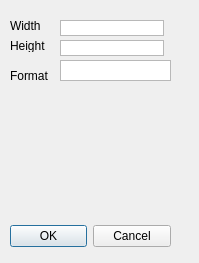
<?xml version="1.0" encoding="UTF-8"?>
<ui version="4.0">
 <class>Dialog</class>
 <widget class="QDialog" name="Dialog">
  <property name="geometry">
   <rect>
    <x>0</x>
    <y>0</y>
    <width>199</width>
    <height>263</height>
   </rect>
  </property>
  <property name="windowTitle">
   <string>Dialog</string>
  </property>
  <widget class="QDialogButtonBox" name="buttonBox">
   <property name="geometry">
    <rect>
     <x>10</x>
     <y>220</y>
     <width>161</width>
     <height>32</height>
    </rect>
   </property>
   <property name="orientation">
    <enum>Qt::Horizontal</enum>
   </property>
   <property name="standardButtons">
    <set>QDialogButtonBox::Cancel|QDialogButtonBox::Ok</set>
   </property>
  </widget>
  <widget class="QLabel" name="label">
   <property name="geometry">
    <rect>
     <x>10</x>
     <y>20</y>
     <width>54</width>
     <height>12</height>
    </rect>
   </property>
   <property name="text">
    <string>Width</string>
   </property>
  </widget>
  <widget class="QTextEdit" name="widthEdit">
   <property name="geometry">
    <rect>
     <x>60</x>
     <y>20</y>
     <width>104</width>
     <height>16</height>
    </rect>
   </property>
   <property name="verticalScrollBarPolicy">
    <enum>Qt::ScrollBarAlwaysOff</enum>
   </property>
   <property name="horizontalScrollBarPolicy">
    <enum>Qt::ScrollBarAlwaysOff</enum>
   </property>
  </widget>
  <widget class="QTextEdit" name="heightEdit">
   <property name="geometry">
    <rect>
     <x>60</x>
     <y>40</y>
     <width>104</width>
     <height>16</height>
    </rect>
   </property>
   <property name="verticalScrollBarPolicy">
    <enum>Qt::ScrollBarAlwaysOff</enum>
   </property>
   <property name="horizontalScrollBarPolicy">
    <enum>Qt::ScrollBarAlwaysOff</enum>
   </property>
  </widget>
  <widget class="QLabel" name="label_2">
   <property name="geometry">
    <rect>
     <x>10</x>
     <y>40</y>
     <width>54</width>
     <height>12</height>
    </rect>
   </property>
   <property name="text">
    <string>Height</string>
   </property>
  </widget>
  <widget class="QLabel" name="label_3">
   <property name="geometry">
    <rect>
     <x>10</x>
     <y>70</y>
     <width>54</width>
     <height>12</height>
    </rect>
   </property>
   <property name="text">
    <string>Format</string>
   </property>
  </widget>
  <widget class="QListWidget" name="listWidget">
   <property name="geometry">
    <rect>
     <x>60</x>
     <y>60</y>
     <width>111</width>
     <height>21</height>
    </rect>
   </property>
  </widget>
 </widget>
 <resources/>
 <connections>
  <connection>
   <sender>buttonBox</sender>
   <signal>accepted()</signal>
   <receiver>Dialog</receiver>
   <slot>accept()</slot>
   <hints>
    <hint type="sourcelabel">
     <x>248</x>
     <y>254</y>
    </hint>
    <hint type="destinationlabel">
     <x>157</x>
     <y>274</y>
    </hint>
   </hints>
  </connection>
  <connection>
   <sender>buttonBox</sender>
   <signal>rejected()</signal>
   <receiver>Dialog</receiver>
   <slot>reject()</slot>
   <hints>
    <hint type="sourcelabel">
     <x>316</x>
     <y>260</y>
    </hint>
    <hint type="destinationlabel">
     <x>286</x>
     <y>274</y>
    </hint>
   </hints>
  </connection>
 </connections>
</ui>
